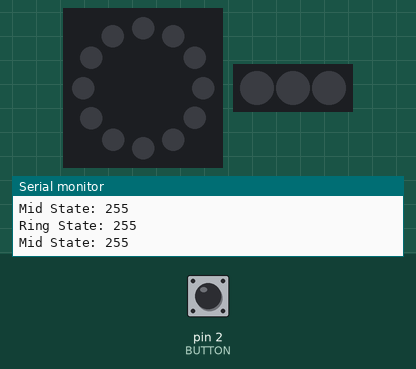
Bench run of a sketch on a simulated Arduino Uno, built with avr-gcc and run on an emulated ATmega328P. Parts: 12 RGB LEDs in a ring, first at the top, clockwise, 3 RGB LEDs in strip order, left to right, the last lines printed to the serial monitor. The inputs (shaded band) are chosen by the test bench; at power-on: pin 2 (BUTTON) HIGH. EEPROM starts erased.

Above: at 1.2 s.
1.3 s: pin 2 (BUTTON) pulled LOW for 3.2 s
At 5.4 s:
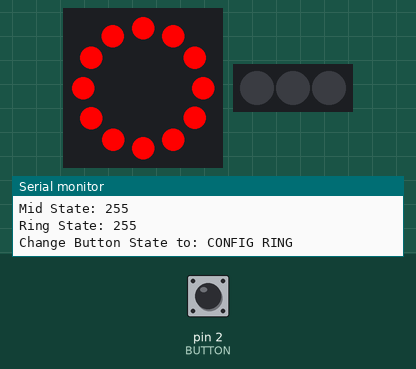
6.0 s: pin 2 (BUTTON) pulled LOW for 3.2 s
At 6.6 s:
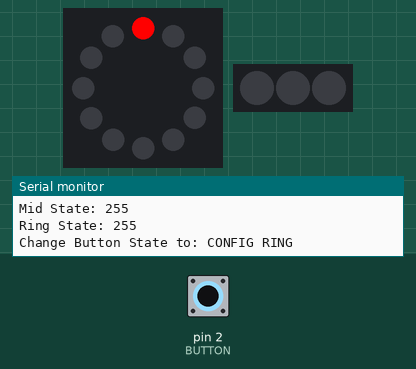
10.7 s: pin 2 (BUTTON) pulled LOW for 3.2 s
At 11.4 s:
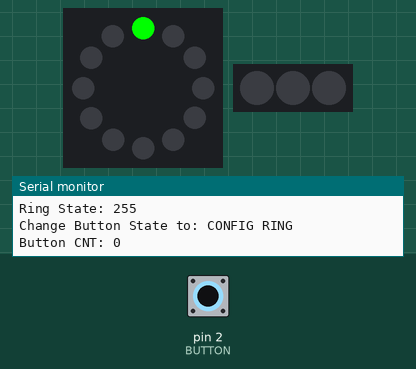
14.5 s: pin 2 (BUTTON) pulled LOW for 1 s
At 15.83 s:
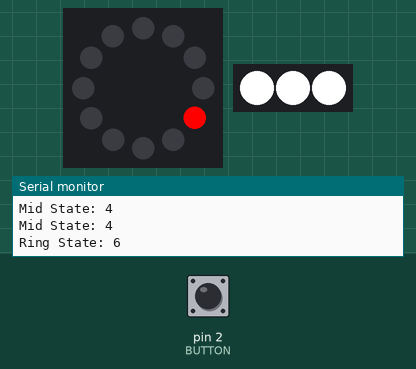
Timing chart, 0 to 23.9 s (numbered marks = the images above; inputs shaded):
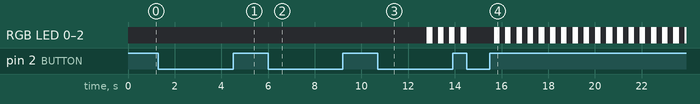

The sketch:

strandtest.ino
```cpp
#include <Adafruit_NeoPixel.h>
#include "TimerOne.h"
#include <EEPROM.h>
#include <stdio.h>
#ifdef __AVR__
  #include <avr/power.h>
#endif

//Defines
#define PIN 6
#define LED_CNT_RING 12
#define LED_CNT_MID  3
#define LED_CNT (LED_CNT_RING + LED_CNT_MID)
#define BOARD_LED 13
#define BUTTON 2


//Global Variabels
Adafruit_NeoPixel strip = Adafruit_NeoPixel(LED_CNT_RING, PIN, NEO_GRB + NEO_KHZ800);
Adafruit_NeoPixel mids = Adafruit_NeoPixel(LED_CNT_MID, 5, NEO_GRB + NEO_KHZ800);
unsigned long millis_cnt_ring = 0;
unsigned long millis_cnt_mid = 0;
unsigned long millis_cnt_100ms = 0;
uint16_t pitch_ring = 250;
uint16_t pitch_mid  = 100;


static FILE uartout = {0};


enum BUTTON_STATE
{
 BUTTON_STATE_RUN = 0,
 BUTTON_STATE_CONFIG_RING,
 BUTTON_STATE_GO_TO_CONFIG_RING,
 BUTTON_STATE_CONFIG_MID,
 BUTTON_STATE_NUM
};

enum BUTTON_STATE button_state = BUTTON_STATE_RUN;
bool button_read = 0;
bool button_latch = false;

enum RING_STATE {

  RING_STATE_RED = 0,
  RING_STATE_GREEN,
  RING_STATE_BLUE,
  RING_STATE_RAINBOW,
  RING_STATE_RAINBOW_SLOW,
  RING_STATE_WIPE,
  RING_STATE_WIPE_SLOW,
  RING_STATE_NUM
};

enum RING_STATE ring_state = RING_STATE_GREEN;

enum MID_STATE {

  MID_STATE_RED = 0,
  MID_STATE_GREEN,
  MID_STATE_BLUE,
  MID_STATE_CHASE_1,
  MID_STATE_PULSE,
  MID_STATE_NUM
};

enum MID_STATE mid_state = MID_STATE_RED;


enum EEPROM_ADR
{
  EEPROM_ADR_STATE_RING = 0,
  EEPROM_ADR_STATE_MID  = 4,
};


// create a output function
// This works because Serial.write, although of
// type virtual, already exists.
static int uart_putchar (char c, FILE *stream)
{
    Serial.write(c) ;
    return 0 ;
}


//Init Funktions
void setup() {

 pinMode(BUTTON, INPUT);

 //Init Strip
 strip.begin();
 strip.show(); // Initialize all pixels to 'off'

 mids.begin();
 mids.show(); // Initialize all pixels to 'off'

 Serial.begin(9600);

 //pinMode(BOARD_LED, OUTPUT);
 millis_cnt_ring  = millis();
 millis_cnt_mid   = millis();
 millis_cnt_100ms = millis();

 ring_state = EEPROM.read((int)EEPROM_ADR_STATE_RING);
 mid_state = EEPROM.read((int)EEPROM_ADR_STATE_MID);

 // fill in the UART file descriptor with pointer to writer.
 fdev_setup_stream (&uartout, uart_putchar, NULL, _FDEV_SETUP_WRITE);

 // The uart is the standard output device STDOUT.
 stdout = &uartout ;

}


void loop() {


  static uint8_t count =0;
  uint32_t color;

  //do something all 100ms
  if(millis() >= millis_cnt_100ms){
    check_button_state();
    millis_cnt_100ms += (unsigned long long)100;
  }

  //pitch ring
  if(millis() >= millis_cnt_ring){
    if(button_state == BUTTON_STATE_RUN){
      ring_state_machine();
    }//end if button State
    millis_cnt_ring += (unsigned long long)pitch_ring;
  }//end pitch

  //pitch mid
  if(millis() >= millis_cnt_mid){
    if(button_state == BUTTON_STATE_RUN){
      mid_state_machine();
    }//end if button State
    millis_cnt_mid += (unsigned long long)pitch_mid;
  }//end pitch
}


void ring_state_machine(void)
{

  printf("Ring State: %d \n", ring_state);
  switch(ring_state)
  {
     case RING_STATE_RED:
       effekt_set_color_ring( strip.Color(255, 0, 0));
       break;

     case RING_STATE_GREEN:
       effekt_set_color_ring( strip.Color(0, 255, 0));
       break;

     case RING_STATE_BLUE:
       effekt_set_color_ring( strip.Color(0, 0, 255));
       break;

     case RING_STATE_RAINBOW:
       pitch_ring = 250; //we must to be a litle bit faster
       effekt_RainbowRing();
       break;

     case RING_STATE_RAINBOW_SLOW:
       pitch_ring = 1000;
       effekt_RainbowRing();
       break;

     case RING_STATE_WIPE:
       pitch_ring = 90;
       effekt_colorWipeRing();
       break;

     case RING_STATE_WIPE_SLOW:
       pitch_ring = 500;
       effekt_colorWipeRing();
       break;


  }
}//end ring StateMachinge


void mid_state_machine(void)
{
  printf("Mid State: %d\n", mid_state);
  switch(mid_state)
  {
     case MID_STATE_RED:
       effekt_set_color_mid( strip.Color(255, 0, 0));
       break;

     case MID_STATE_GREEN:
       effekt_set_color_mid( strip.Color(0, 255, 0));
       break;

     case MID_STATE_BLUE:
       effekt_set_color_mid( strip.Color(0, 0, 255));
       break;

     case MID_STATE_CHASE_1:
       pitch_mid  = 100;
       theaterChaseMid( strip.Color(255, 255, 255));
       break;

     case MID_STATE_PULSE:
       pitch_mid  = 240;
       effekt_colorPulseMid();
       break;

  }
}//end ring StateMachinge


/*********************************************************************************************
                       --------------
                      |    Effekts   |
                       --------------
**********************************************************************************************/

//Effekt Ring
void effekt_set_color_ring( uint32_t c)
{
  for (uint16_t i=0; i < strip.numPixels(); i++) {
    strip.setPixelColor(i, c);
  }
  strip.show();
}


void effekt_RainbowRing(void) {

  static int8_t led_cnt = 0;
  static int8_t q = 0;

  strip.setPixelColor(led_cnt,  Wheel( (q) % 255) );
  strip.show();

  //we full, clear the strip
  if(++q > 255) q = 0;
  if(++led_cnt > strip.numPixels()) led_cnt = 0;
}


void effekt_colorWipeRing(void) {

  static int8_t led_cnt = 0;
  static int8_t q = 0;
  static uint32_t c = Wheel( (q) % 255);

  strip.setPixelColor(led_cnt, c );
  strip.show();

  //we full, clear the strip
  if(++led_cnt > strip.numPixels()){
    //calc new Color
    if(q == 0) c = strip.Color(255, 0, 0);
    else if(q == 1) c = strip.Color(0, 255, 0);
    else if(q == 2) c = strip.Color(0, 0, 255);
    else c = strip.Color(255, 255, 255);
    if(++q > 4) q = 0;
    led_cnt = 0;
  }
}


//Mid Effetks
void effekt_set_color_mid( uint32_t c)
{
  for (uint16_t i=0; i < mids.numPixels(); i++) {
    mids.setPixelColor(i, c);
  }
  mids.show();
}

//Mid Effetks
void effekt_colorPulseMid( void )
{

  static uint32_t c = 0;

  if(c == 0) c = strip.Color(255, 255, 255);
  else c = 0;

  for (uint16_t i=0; i < mids.numPixels(); i++) {
    mids.setPixelColor(i, c);
  }
  mids.show();


}


//Theatre-style crawling lights.
void theaterChaseMid(uint32_t c) {

  static int8_t q = 0;
  static uint8_t j = 0;

  if(++q >= 3) q = -1;

  if(++j > 255) j = 0;


   for (uint16_t i=0; i < mids.numPixels(); i=i+1) {
    mids.setPixelColor(i, 0);        //turn every third pixel off
   }

  for (uint16_t i=0; i < mids.numPixels(); i=i+2) {
    mids.setPixelColor(i+q, Wheel( (i+j) % 255) );    //turn every third pixel on
  }
  mids.show();
}


// Input a value 0 to 255 to get a color value.
// The colours are a transition r - g - b - back to r.
uint32_t Wheel(byte WheelPos) {
  WheelPos = 255 - WheelPos;
  if(WheelPos < 85) {
    return strip.Color(255 - WheelPos * 3, 0, WheelPos * 3);
  }
  if(WheelPos < 170) {
    WheelPos -= 85;
    return strip.Color(0, WheelPos * 3, 255 - WheelPos * 3);
  }
  WheelPos -= 170;
  return strip.Color(WheelPos * 3, 255 - WheelPos * 3, 0);
}


/*********************************************************************************************
                       ----------------------
                      | Button State Machine |
                       ----------------------
**********************************************************************************************/
void check_button_state()
{
  static uint32_t time_old = 0;
  static uint8_t button_cnt = 0;

  switch(button_state)
  {

    case BUTTON_STATE_RUN:

      if( !digitalRead(BUTTON) && (button_latch == false) ){
        button_state =  BUTTON_STATE_GO_TO_CONFIG_RING;
        time_old = millis();
        //printf("Change Button state to: GO RING\n");
        for (uint16_t i=0; i < strip.numPixels(); i++) {
          strip.setPixelColor(i, 0);
          strip.show();
        }
        for (uint16_t i=0; i < mids.numPixels(); i++) {
          mids.setPixelColor(i, 0);
          mids.show();
        }
      }
      //if we come from an other state where the button is pressed
      if( digitalRead(BUTTON) ) button_latch = false;
      break;

    case BUTTON_STATE_GO_TO_CONFIG_RING:
      if( !digitalRead(BUTTON) ){
        if((millis() - time_old) >= 2000){
          button_state =  BUTTON_STATE_CONFIG_RING;
          button_latch = true;
          button_cnt = (uint8_t)ring_state;
          printf("Change Button State to: CONFIG RING\n");
          for (uint16_t i=0; i < strip.numPixels(); i++) {
            strip.setPixelColor(i, strip.Color(255, 0, 0));    //turn every third pixel on
            strip.show();
            delay(100);
          }
          for (uint16_t i=0; i < strip.numPixels(); i++) {
            if(i <= ring_state)
              strip.setPixelColor(i, strip.Color(255, 0, 0));    //turn every third pixel on
            else
              strip.setPixelColor(i, strip.Color(0, 0, 0));    //turn every third pixel on
            strip.show();
          }
        }
      }
      else
      {
        button_state = BUTTON_STATE_RUN;
        //printf("GOTO RUN\n");
      }
      break;

    case BUTTON_STATE_CONFIG_RING:
        //select ring config
        if(button_read == 1 && (digitalRead(BUTTON) == 0)){
          if(++button_cnt >= RING_STATE_NUM){
            button_cnt = 0;
          }
          time_old = millis();
          button_latch = false;
          //printf("Button CNT: %d\n", button_cnt);
          for (uint16_t i=0; i < strip.numPixels(); i++) {
            if(i <= button_cnt)
              strip.setPixelColor(i, strip.Color(255, 0, 0));    //turn every third pixel on
            else
              strip.setPixelColor(i, strip.Color(0, 0, 0));    //turn every third pixel on
            strip.show();
          }

        }

        //go to config mid mode
        if( !button_latch && !digitalRead(BUTTON) && ((millis() - time_old) >= 2000) ){
          //get orginal BUTTON CNT
          if(button_cnt == 0) button_cnt = (RING_STATE_NUM - 1);
          else if(--button_cnt == 0xFF) button_cnt = 0; //!! works only with uint8_t
          ring_state = button_cnt;
          EEPROM.write((int)EEPROM_ADR_STATE_RING, (uint8_t)ring_state);

          button_cnt = (uint8_t)mid_state;
          button_state =  BUTTON_STATE_CONFIG_MID;
          button_latch = true;

          //printf("Goto CONFIG MID, with RING state: %d\n", ring_state);

          for (uint16_t i=0; i < strip.numPixels(); i++) {
            strip.setPixelColor(i, strip.Color(0, 255, 0));    //turn every third pixel on
            strip.show();
            delay(100);
          }
          for (uint16_t i=0; i < strip.numPixels(); i++) {
            if(i <= mid_state)
              strip.setPixelColor(i, strip.Color(0, 255, 0));    //turn every third pixel on
            else
              strip.setPixelColor(i, strip.Color(0, 0, 0));    //turn every third pixel on
            strip.show();
          }

        }

        //read old button State for (Flankenerkennung
        button_read = digitalRead(BUTTON);
      break;

    case BUTTON_STATE_CONFIG_MID:
        //select ring config
        if(button_read == 1 && (digitalRead(BUTTON) == 0)){
          if(++button_cnt >= MID_STATE_NUM){
            button_cnt = 0;
          }
          time_old = millis();
          button_latch = false;
          printf("Button CNT: %d\n", button_cnt);
          for (uint16_t i=0; i < strip.numPixels(); i++) {
            if(i <= button_cnt)
              strip.setPixelColor(i, strip.Color(0, 255, 0));    //turn every third pixel on
            else
              strip.setPixelColor(i, strip.Color(0, 0, 0));    //turn every third pixel on
            strip.show();
          }


        }

        //go to run mode
        if( !button_latch && !digitalRead(BUTTON) && ((millis() - time_old) >= 2000) ){
          //get orginal BUTTON CNT
          if(button_cnt == 0) button_cnt = (MID_STATE_NUM - 1);
          else if(--button_cnt == 0xFF) button_cnt = 0; //!! works only with uint8_t
          mid_state = button_cnt;
          EEPROM.write((int)EEPROM_ADR_STATE_MID, (uint8_t)mid_state);
          button_state =  BUTTON_STATE_RUN;
          button_latch = true;
          //printf("Goto RUN Mode, witht MID state: %d\n", mid_state);
        }

        //read old button State for (Flankenerkennung
        button_read = digitalRead(BUTTON);
      break;

    default:
        button_state = BUTTON_STATE_RUN;
        //printf("GO FROM default TO RUN");
      break;

  }
}//end check Button
```

Measured:
- after the input at 1.3 s, the LEDs: first change after 2.0 s (image 1 shows a later state)
- after the input at 6.0 s, the LEDs: change at once (image 2)
- after the input at 10.7 s, RGB LED 0–2: alternates RGB(255, 255, 255) for 0.24 s and off for 0.24 s, starting after 2.1 s; the LEDs: change at once (image 3)
- after the input at 14.5 s, the LEDs: first change at once (image 4 shows a later state)
- what the display in image 2 shows lasts 2.0 s, from 6.0 s to 8.0 s
